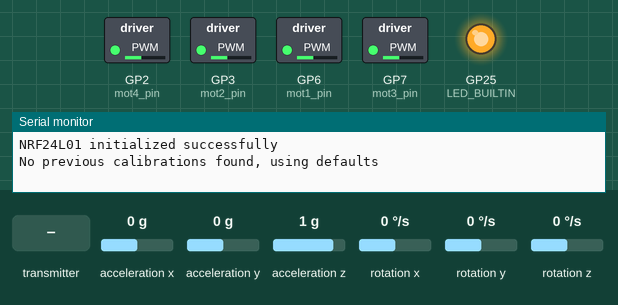
Simulated run of this sketch. Board: Raspberry Pi Pico. Shown: switched loads named in the sketch (green lamp = pin HIGH), output pins drawn as LEDs (lit = HIGH), the last lines printed to the serial monitor. Wiring (inferred from the names in the program): MPU-6050 motion sensor at I2C address 0x68. The test bench sets the inputs (shaded band); at power-on: acceleration x 0 g, acceleration y 0 g, acceleration z 1 g, rotation x 0 °/s, rotation y 0 °/s, rotation z 0 °/s. EEPROM starts erased; no radio packets arrive unless stated.

Above: at 2.5 s.
At 6.6 s:
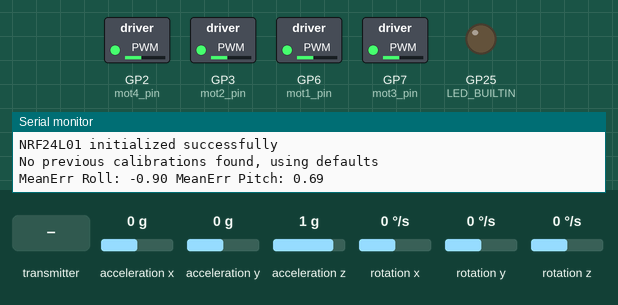
6.7 s: the transmitter starts sending ch1 = 0
At 7.5 s:
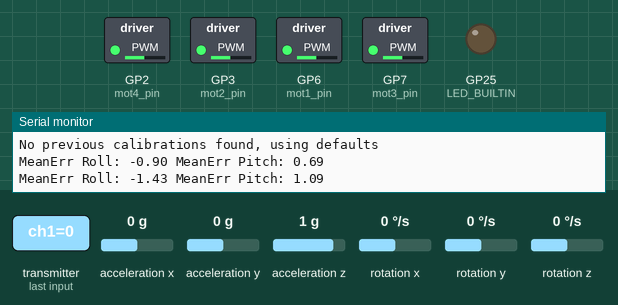
Timing chart, 0 to 15.7 s (numbered marks = the images above; inputs shaded):
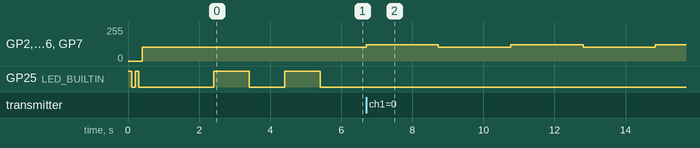

The sketch:

Drone_5.ino
```cpp
#include <RF24.h>
#include <RF24_config.h>
#include <nRF24L01.h>
#include <printf.h>
#include "hardware/pwm.h"  // For RP2040 PWM control
#include <Wire.h>
#include <Servo.h>  // Using the standard Arduino Servo library which works with Pico
#include <EEPROM.h>


// Define EEPROM addresses for each variable
#define EEPROM_SIZE 512  // Use first 512 bytes of flash

// EEPROM addresses for each calibration value
const int ADDR_ROLL = 0;
const int ADDR_PITCH = sizeof(float);
const int ADDR_YAW = sizeof(float) * 2;
const int ADDR_ACC_X = sizeof(float) * 3;
const int ADDR_ACC_Y = sizeof(float) * 4;
const int ADDR_ACC_Z = sizeof(float) * 5;

volatile float RatePitch,
  RateRoll, RateYaw;
float RateCalibrationPitch, RateCalibrationRoll, RateCalibrationYaw, AccXCalibration, AccYCalibration, AccZCalibration;

float PAngleRoll = 2;
float PAnglePitch = 1.5;
float IAngleRoll = 0.5;  //Changed
float IAnglePitch = IAngleRoll;
float DAngleRoll = 0.006;
float DAnglePitch = 0.002;

float PRateRoll = 3.2;   //Changed
float IRateRoll = 0.75;  //Changed
float DRateRoll = 0.05;  //Changed

float PRatePitch = 2.1;  //Pitch axis;
float IRatePitch = 0.5;
float DRatePitch = 0.06;  //Pitch axis;

float PRateYaw = 5;  //Changed
float IRateYaw = 0;  //Changed
float DRateYaw = 0;

uint32_t LoopTimer;
float dt = 0.004;  // time cycle (4ms = 250Hz)
float t = 0.004;   // time cycle (4ms = 250Hz)


// Pico pin assignments - adjust these based on your wiring
const int mot1_pin = 6;
const int mot2_pin = 3;
const int mot3_pin = 7;
const int mot4_pin = 2;

bool autoLevel = false;
bool armed = false;

int ThrottleIdle = 1070;
int ThrottleCutOff = 1000;

unsigned long armedUpdateTime = 0;
const unsigned long armedUpdateInterval = 2000;

int dbgCount = 0;
float dbgERollSum = 0, dbgEPitchSum = 0, dbgEYawSum = 0;


// ------------------- PWM helpers -------------------
//const int escPins[4] = { 3, 6, 7, 2 };  // GPIO pins for motors
const int pwmFreq = 400;     // ESC frequency in Hz
const int pwmRes = 16;       // 16-bit resolution (0–65535)
const int pwmRange = 65535;  // Max duty for analogWrite()


#define NRF_CS 17
#define NRF_CE 14


RF24 radio(NRF_CE, NRF_CS);

// Create the same data structure as transmitter
struct Received_data {
  byte ch1;
  byte ch2;
  byte ch3;
  byte ch4;
  byte AUX1;
  byte AUX2;
};

Received_data received_data;

struct PT1 {
  float a = 0, y = 0;
  void config(float cutoff_hz, float dt) {
    float rc = 1.0f / (2.0f * 3.1415926f * cutoff_hz);
    a = dt / (rc + dt);
  }
  float step(float x) {
    y += a * (x - y);
    return y;
  }
};


// Filters for gyro and D-term
PT1 gyroLPF_R, gyroLPF_P, gyroLPF_Y;
PT1 dtermLPF_R, dtermLPF_P, dtermLPF_Y;


volatile int ReceiverValue[6];  // For Channel 1 to Channel 6


volatile float PtermRoll, ItermRoll, DtermRoll, PIDOutputRoll;
volatile float PtermPitch, ItermPitch, DtermPitch, PIDOutputPitch;
volatile float PtermYaw, ItermYaw, DtermYaw, PIDOutputYaw;

volatile float DesiredRateRoll, DesiredRatePitch, DesiredRateYaw;
volatile float ErrorRateRoll, ErrorRatePitch, ErrorRateYaw;
volatile float InputRoll, InputThrottle, InputPitch, InputYaw;
volatile float PrevErrorRateRoll, PrevErrorRatePitch, PrevErrorRateYaw;
volatile float PrevItermRateRoll, PrevItermRatePitch, PrevItermRateYaw;
volatile float PIDReturn[] = { 0, 0, 0 };

// Angle calculation variables
volatile float AccX, AccY, AccZ;
volatile float AngleRoll, AnglePitch;
float complementaryAngleRoll = 0.0f;
float complementaryAnglePitch = 0.0f;

volatile float DesiredAngleRoll, DesiredAnglePitch;
volatile float ErrorAngleRoll, ErrorAnglePitch;
volatile float PrevErrorAngleRoll, PrevErrorAnglePitch;
volatile float PrevItermAngleRoll, PrevItermAnglePitch;

volatile float MotorInput1, MotorInput2, MotorInput3, MotorInput4;

unsigned long calibrateUpdateTime = 0;
const unsigned long calibrateUpdateInterval = 10000;

// Convert microseconds (1000–2000) into duty cycle value
uint16_t usToDuty(int us) {
  // One 400 Hz cycle = 2500 µs period
  float duty = (float)us / 2500.0f;
  return (uint16_t)(duty * pwmRange);
}


void setup() {
  Serial.begin(115200);
  EEPROM.begin(EEPROM_SIZE);

  // Initialize LED pin (adjust as needed)
  pinMode(LED_BUILTIN, OUTPUT);
  digitalWrite(LED_BUILTIN, HIGH);
  delay(100);
  digitalWrite(LED_BUILTIN, LOW);
  delay(100);
  digitalWrite(LED_BUILTIN, HIGH);
  delay(100);
  digitalWrite(LED_BUILTIN, LOW);

  // Initialize I2C for MPU6050
  Wire.setSDA(4);  // Default I2C0 pins for Pico
  Wire.setSCL(5);
  Wire.begin();
  Wire.setClock(400000);

  // Initialize MPU6050
  delay(100);
  Wire.beginTransmission(0x68);
  Wire.write(0x6B);
  Wire.write(0x00);  // Wake up MPU6050
  Wire.endTransmission();

  Wire.beginTransmission(0x68);
  Wire.write(0x1A);  // DLPF config
  Wire.write(0x03);  // Bandwidth 44Hz
  Wire.endTransmission();

  // Improved NRF24 initialization
  if (radio.begin()) {
    Serial.println("NRF24L01 initialized successfully");
  } else {
    Serial.println("NRF24L01 initialization failed");
    //while (1);
  }

  radio.setAutoAck(false);
  radio.setPALevel(RF24_PA_LOW);    // RF24_PA_LOW, RF24_PA_HIGH, or RF24_PA_MAX
  radio.setDataRate(RF24_250KBPS);  // RF24_250KBPS, RF24_1MBPS, or RF24_2MBPS

  // Match the pipe address from transmitter (0xE8E8F0F0E1LL)
  const uint64_t pipe = 0xE8E8F0F0E1LL;
  radio.openReadingPipe(1, pipe);
  radio.startListening();


  // Init motors--Non-fixed frequency
  //initMotors();                // setup ESCs
  analogWriteFreq(pwmFreq);    // Set PWM frequency
  analogWriteRange(pwmRange);  // Set duty cycle range

  pinMode(mot1_pin, OUTPUT);
  pinMode(mot2_pin, OUTPUT);
  pinMode(mot3_pin, OUTPUT);
  pinMode(mot4_pin, OUTPUT);

  analogWrite(mot1_pin, usToDuty(1000));
  analogWrite(mot2_pin, usToDuty(1000));
  analogWrite(mot3_pin, usToDuty(1000));
  analogWrite(mot4_pin, usToDuty(1000));

  delay(2000);  // Give ESCs time to initialize


  RateCalibrationRoll = 6.02;
  RateCalibrationPitch = 5.30;
  RateCalibrationYaw = -0.33;
  AccXCalibration = 0.06;
  AccYCalibration = -0.02;
  AccZCalibration = 0.01;

  // Try to load existing calibrations, use defaults if not found
  loadCalibrations();

  LoopTimer = micros();

  gyroLPF_R.config(70.0f, dt);
  gyroLPF_P.config(70.0f, dt);
  gyroLPF_Y.config(70.0f, dt);

  dtermLPF_R.config(30.0f, dt);
  dtermLPF_P.config(30.0f, dt);
  dtermLPF_Y.config(25.0f, dt);  // yaw usually no D
}


void gyro_signals(void) {
  // Configure MPU6050
  Wire.beginTransmission(0x68);
  Wire.write(0x1A);  // DLPF config
  Wire.write(0x03);  // Bandwidth 44Hz
  Wire.endTransmission();

  Wire.beginTransmission(0x68);
  Wire.write(0x1C);  // Accelerometer config
  Wire.write(0x10);  // ±8g
  Wire.endTransmission();

  // Read accelerometer
  Wire.beginTransmission(0x68);
  Wire.write(0x3B);  // Accelerometer data register
  Wire.endTransmission();
  Wire.requestFrom(0x68, 6);
  int16_t AccXLSB = Wire.read() << 8 | Wire.read();
  int16_t AccYLSB = Wire.read() << 8 | Wire.read();
  int16_t AccZLSB = Wire.read() << 8 | Wire.read();

  // Configure gyro
  Wire.beginTransmission(0x68);
  Wire.write(0x1B);  // Gyro config
  Wire.write(0x08);  // ±500°/s
  Wire.endTransmission();

  // Read gyro
  Wire.beginTransmission(0x68);
  Wire.write(0x43);  // Gyro data register
  Wire.endTransmission();
  Wire.requestFrom(0x68, 6);
  int16_t GyroX = Wire.read() << 8 | Wire.read();
  int16_t GyroY = Wire.read() << 8 | Wire.read();
  int16_t GyroZ = Wire.read() << 8 | Wire.read();

  // Convert raw data to physical values
  RateRoll = (float)GyroX / 65.5;  // 65.5 LSB/°/s for ±500°/s range
  RatePitch = (float)GyroY / 65.5;
  RateYaw = (float)GyroZ / 65.5;

  AccX = (float)AccXLSB / 4096;  // 4096 LSB/g for ±8g range
  AccY = (float)AccYLSB / 4096;
  AccZ = (float)AccZLSB / 4096;
}

void loadCalibrations() {
  // Try to read existing calibrations
  EEPROM.get(ADDR_ROLL, RateCalibrationRoll);
  EEPROM.get(ADDR_PITCH, RateCalibrationPitch);
  EEPROM.get(ADDR_YAW, RateCalibrationYaw);
  EEPROM.get(ADDR_ACC_X, AccXCalibration);
  EEPROM.get(ADDR_ACC_Y, AccYCalibration);
  EEPROM.get(ADDR_ACC_Z, AccZCalibration);

  // Check if values were previously saved (not all zeros)
  if (isnan(RateCalibrationRoll) || RateCalibrationRoll == 0.0) {
    Serial.println("No previous calibrations found, using defaults");
    digitalWrite(LED_BUILTIN, HIGH);
    delay(1000);
    digitalWrite(LED_BUILTIN, LOW);
    delay(1000);
    digitalWrite(LED_BUILTIN, HIGH);
    delay(1000);
    digitalWrite(LED_BUILTIN, LOW);
    // Reset to defaults
    RateCalibrationRoll = 6.02;
    RateCalibrationPitch = 5.30;
    RateCalibrationYaw = -0.33;
    AccXCalibration = 0.06;
    AccYCalibration = -0.02;
    AccZCalibration = 0.01;
  } else {
    Serial.println("Calibrations loaded from EEPROM");
    digitalWrite(LED_BUILTIN, HIGH);
    delay(500);
    digitalWrite(LED_BUILTIN, LOW);
    delay(1000);
    digitalWrite(LED_BUILTIN, HIGH);
    delay(500);
    digitalWrite(LED_BUILTIN, LOW);
    delay(1000);
    digitalWrite(LED_BUILTIN, HIGH);
    delay(500);
    digitalWrite(LED_BUILTIN, LOW);
  }
}

void saveCalibrations() {
  EEPROM.put(ADDR_ROLL, RateCalibrationRoll);
  EEPROM.put(ADDR_PITCH, RateCalibrationPitch);
  EEPROM.put(ADDR_YAW, RateCalibrationYaw);
  EEPROM.put(ADDR_ACC_X, AccXCalibration);
  EEPROM.put(ADDR_ACC_Y, AccYCalibration);
  EEPROM.put(ADDR_ACC_Z, AccZCalibration);

  if (EEPROM.commit()) {
    Serial.println("Calibrations saved to EEPROM successfully!");

  } else {
    Serial.println("ERROR: Failed to save calibrations!");
    digitalWrite(LED_BUILTIN, HIGH);
    delay(100);
    digitalWrite(LED_BUILTIN, LOW);
    delay(100);
    digitalWrite(LED_BUILTIN, HIGH);
    delay(100);
    digitalWrite(LED_BUILTIN, LOW);
    delay(100);
    digitalWrite(LED_BUILTIN, HIGH);
    delay(100);
    digitalWrite(LED_BUILTIN, LOW);
    delay(100);
    digitalWrite(LED_BUILTIN, HIGH);
    delay(100);
    digitalWrite(LED_BUILTIN, LOW);
    delay(100);
    digitalWrite(LED_BUILTIN, HIGH);
    delay(100);
    digitalWrite(LED_BUILTIN, LOW);
    delay(100);
    digitalWrite(LED_BUILTIN, HIGH);
    delay(100);
    digitalWrite(LED_BUILTIN, LOW);
    delay(100);
  }
}

void calibrateGyroSimple() {
  Serial.println("Calibrating IMU");
  //delay(2000);
  digitalWrite(LED_BUILTIN, HIGH);
  delay(100);
  digitalWrite(LED_BUILTIN, LOW);
  delay(100);
  digitalWrite(LED_BUILTIN, HIGH);
  delay(100);
  digitalWrite(LED_BUILTIN, LOW);
  delay(100);

  for (int RateCalibrationNumber = 0; RateCalibrationNumber < 5000; RateCalibrationNumber++) {
    gyro_signals();
    RateCalibrationRoll += RateRoll;
    RateCalibrationPitch += RatePitch;
    RateCalibrationYaw += RateYaw;
    AccXCalibration += AccX;
    AccYCalibration += AccY;
    AccZCalibration += AccZ;

    delay(1);
  }
  RateCalibrationRoll /= 5000;
  RateCalibrationPitch /= 5000;
  RateCalibrationYaw /= 5000;
  AccXCalibration /= 5000;
  AccYCalibration /= 5000;
  AccZCalibration /= 5000;
  AccZCalibration = AccZCalibration - 1;

  digitalWrite(LED_BUILTIN, HIGH);
  delay(100);
  digitalWrite(LED_BUILTIN, LOW);
  delay(100);
  digitalWrite(LED_BUILTIN, HIGH);
  delay(100);
  digitalWrite(LED_BUILTIN, LOW);
  delay(100);
  saveCalibrations();
  Serial.println("Calibrating IMU finished");
  //delay(2000);
}

void loop() {

  unsigned long currentMillis = millis();
  uint32_t now = micros();
  // Read IMU data
  gyro_signals();

  if (radio.available()) {
    radio.read(&received_data, sizeof(Received_data));

    ReceiverValue[0] = map(received_data.ch4, 0, 255, 1000, 2000);  //Roll
    ReceiverValue[1] = map(received_data.ch3, 0, 255, 1000, 2000);  //Pitch
    ReceiverValue[2] = map(received_data.ch1, 0, 255, 1000, 2000);  //Trottle
    ReceiverValue[3] = map(received_data.ch2, 0, 255, 1000, 2000);  //Yaw
    ReceiverValue[4] = map(received_data.AUX1, 0, 1, 1000, 2000);
    ReceiverValue[5] = map(received_data.AUX2, 0, 1, 1000, 2000);


    if (ReceiverValue[0] >= 1498 && ReceiverValue[0] <= 1500) {
      ReceiverValue[0] = 1500;
    }
    if (ReceiverValue[1] >= 1498 && ReceiverValue[1] <= 1500) {
      ReceiverValue[1] = 1500;
    }

    if (ReceiverValue[3] >= 1498 && ReceiverValue[3] <= 1500) {
      ReceiverValue[3] = 1500;
    }


    //Arming the motors
    if (ReceiverValue[3] < 1200 && ReceiverValue[2] < 1200 && currentMillis - armedUpdateTime >= armedUpdateInterval) {
      armed = !armed;
      armedUpdateTime = currentMillis;
    }
  }

  //Serial.print(" Pitch ");
  //Serial.print(ReceiverValue[1]);
  //Serial.print(" Roll ");
  //Serial.print(ReceiverValue[0]);
  //Serial.print(" Yaw ");
  //Serial.print(ReceiverValue[3]);


  if (!armed && ReceiverValue[0] < 1070 && ReceiverValue[1] < 1070 && currentMillis - calibrateUpdateTime >= calibrateUpdateInterval && radio.available()) {
    calibrateGyroSimple();
    calibrateUpdateTime = currentMillis;
  }


  RateRoll -= RateCalibrationRoll;
  RatePitch -= RateCalibrationPitch;
  RateYaw -= RateCalibrationYaw;

  // Filter gyro for P/I
  float RateRoll_f = gyroLPF_R.step(RateRoll);
  float RatePitch_f = gyroLPF_P.step(RatePitch);
  float RateYaw_f = gyroLPF_Y.step(RateYaw);

  AccX -= AccXCalibration;
  AccY -= AccYCalibration;
  AccZ -= AccZCalibration;


  AngleRoll = atan(AccY / sqrt(AccX * AccX + AccZ * AccZ)) * 57.29;
  AnglePitch = -atan(AccX / sqrt(AccY * AccY + AccZ * AccZ)) * 57.29;


  complementaryAngleRoll = 0.991 * (complementaryAngleRoll + RateRoll_f * dt) + 0.009 * AngleRoll;
  complementaryAnglePitch = 0.991 * (complementaryAnglePitch + RatePitch_f * dt) + 0.009 * AnglePitch;

  //complementaryAnglePitch -= 1;

  // Clamping complementary filter roll angle to ±20 degrees
  complementaryAngleRoll = (complementaryAngleRoll > 20) ? 20 : ((complementaryAngleRoll < -20) ? -20 : complementaryAngleRoll);
  complementaryAnglePitch = (complementaryAnglePitch > 20) ? 20 : ((complementaryAnglePitch < -20) ? -20 : complementaryAnglePitch);


  /*
  dbgERollSum += complementaryAngleRoll;
  dbgEPitchSum += complementaryAnglePitch;
  dbgCount++;
  if (dbgCount >= 250) {
    Serial.print("MeanErr Roll:");
    Serial.print(dbgERollSum / dbgCount);
    Serial.print("MeanErr Pitch:");
    Serial.println(dbgEPitchSum / dbgCount);
    dbgCount = 0;
    dbgERollSum = dbgEPitchSum = 0;
  }
  */
  InputThrottle = ReceiverValue[2];
  DesiredRateYaw = -0.1 * (ReceiverValue[3] - 1500);
  ;

  //Added auto leveling feature
  if (ReceiverValue[4] == 2000) {
    autoLevel = true;
  } else {
    autoLevel = false;
  }

  dbgERollSum += complementaryAngleRoll;
  dbgEPitchSum += complementaryAnglePitch;
  //dbgEYawSum += ErrorRateYaw;
  dbgCount++;
  if (dbgCount >= 250) {
    Serial.print("MeanErr Roll: ");
    Serial.print(dbgERollSum / dbgCount);
    Serial.print(" MeanErr Pitch: ");
    Serial.println(dbgEPitchSum / dbgCount);
    //Serial.print(" MeanErr Yaw: ");
    //Serial.println(dbgEYawSum / dbgCount);
    dbgCount = 0;
    dbgERollSum = dbgEPitchSum = dbgEYawSum = 0;
  }

  if (autoLevel) {

    //DesiredRateRoll = 0.1 * ((ReceiverValue[0] - complementaryAngleRoll * 15) - 1500);
    //DesiredRatePitch = 0.1 * ((ReceiverValue[1] - complementaryAnglePitch * 15) - 1500);
    //DesiredRateRoll = 0.1 * (ReceiverValue[0] - 1500) - 2 * (complementaryAngleRoll);
    //DesiredRatePitch = 0.1 * (ReceiverValue[1] - 1500) - 1.5 * (complementaryAnglePitch);
    //DesiredRateRoll = 0;
    //DesiredRatePitch = 0;

    DesiredAngleRoll = 0.1 * (ReceiverValue[0] - 1500);
    DesiredAnglePitch = 0.1 * (ReceiverValue[1] - 1500);

    // Inlined PID equation for Roll
    ErrorAngleRoll = DesiredAngleRoll - complementaryAngleRoll;
    PtermRoll = PAngleRoll * ErrorAngleRoll;
    ItermRoll = PrevItermAngleRoll + (IAngleRoll * (ErrorAngleRoll + PrevErrorAngleRoll) * (dt / 2));
    ItermRoll = (ItermRoll > 400) ? 400 : ((ItermRoll < -400) ? -400 : ItermRoll);
    DtermRoll = DAngleRoll * ((ErrorAngleRoll - PrevErrorAngleRoll) / dt);
    PIDOutputRoll = PtermRoll + ItermRoll + DtermRoll;
    PIDOutputRoll = (PIDOutputRoll > 400) ? 400 : ((PIDOutputRoll < -400) ? -400 : PIDOutputRoll);
    DesiredRateRoll = PIDOutputRoll;
    PrevErrorAngleRoll = ErrorAngleRoll;
    PrevItermAngleRoll = ItermRoll;

    ErrorAnglePitch = DesiredAnglePitch - complementaryAnglePitch + 1;
    PtermPitch = PAnglePitch * ErrorAnglePitch;
    ItermPitch = PrevItermAnglePitch + (IAnglePitch * (ErrorAnglePitch + PrevErrorAnglePitch) * (dt / 2));
    ItermPitch = (ItermPitch > 400) ? 400 : ((ItermPitch < -400) ? -400 : ItermPitch);
    DtermPitch = DAnglePitch * ((ErrorAnglePitch - PrevErrorAnglePitch) / dt);
    PIDOutputPitch = PtermPitch + ItermPitch + DtermPitch;
    PIDOutputPitch = (PIDOutputPitch > 400) ? 400 : ((PIDOutputPitch < -400) ? -400 : PIDOutputPitch);
    DesiredRatePitch = PIDOutputPitch;
    PrevErrorAnglePitch = ErrorAnglePitch;
    PrevItermAnglePitch = ItermPitch;


  } else {
    DesiredRateRoll = 0.1 * (ReceiverValue[0] - 1500);
    DesiredRatePitch = 0.1 * (ReceiverValue[1] - 1500);
    //DesiredRateRoll = 0;
    //DesiredRatePitch = 0;
  }

  ErrorRateRoll = DesiredRateRoll - RateRoll_f + 1.80;
  ErrorRatePitch = DesiredRatePitch - RatePitch_f;
  ErrorRateYaw = DesiredRateYaw - RateYaw_f;


  // Roll Axis PID
  PtermRoll = PRateRoll * ErrorRateRoll;
  ItermRoll = PrevItermRateRoll + (IRateRoll * (ErrorRateRoll + PrevErrorRateRoll) * (dt / 2));
  ItermRoll = (ItermRoll > 400) ? 400 : ((ItermRoll < -400) ? -400 : ItermRoll);

  DtermRoll = DRateRoll * ((ErrorRateRoll - PrevErrorRateRoll) / dt);

  PIDOutputRoll = PtermRoll + ItermRoll + DtermRoll;
  PIDOutputRoll = (PIDOutputRoll > 400) ? 400 : ((PIDOutputRoll < -400) ? -400 : PIDOutputRoll);

  // Update output and previous values for Roll
  InputRoll = PIDOutputRoll;
  PrevErrorRateRoll = ErrorRateRoll;
  PrevItermRateRoll = ItermRoll;

  // Pitch Axis PID
  PtermPitch = PRatePitch * ErrorRatePitch;
  ItermPitch = PrevItermRatePitch + (IRatePitch * (ErrorRatePitch + PrevErrorRatePitch) * (dt / 2));
  ItermPitch = (ItermPitch > 400) ? 400 : ((ItermPitch < -400) ? -400 : ItermPitch);

  //DtermPitch = DRatePitch * (-(RatePitch_d - PrevErrorRatePitch) / dt);
  DtermPitch = DRatePitch * ((ErrorRatePitch - PrevErrorRatePitch) / dt);

  PIDOutputPitch = PtermPitch + ItermPitch + DtermPitch;
  PIDOutputPitch = (PIDOutputPitch > 400) ? 400 : ((PIDOutputPitch < -400) ? -400 : PIDOutputPitch);

  // Update output and previous values for Pitch
  InputPitch = PIDOutputPitch;
  PrevErrorRatePitch = ErrorRatePitch;
  PrevItermRatePitch = ItermPitch;

  // Yaw Axis PID
  PtermYaw = PRateYaw * ErrorRateYaw;
  ItermYaw = PrevItermRateYaw + (IRateYaw * (ErrorRateYaw + PrevErrorRateYaw) * (dt / 2));
  ItermYaw = (ItermYaw > 400) ? 400 : ((ItermYaw < -400) ? -400 : ItermYaw);  // Clamp ItermYaw to [-400, 400]
  DtermYaw = DRateYaw * ((ErrorRateYaw - PrevErrorRateYaw) / dt);
  PIDOutputYaw = PtermYaw + ItermYaw + DtermYaw;
  PIDOutputYaw = (PIDOutputYaw > 400) ? 400 : ((PIDOutputYaw < -400) ? -400 : PIDOutputYaw);  // Clamp PIDOutputYaw to [-400, 400]


  // Update output and previous values for Yaw
  InputYaw = PIDOutputYaw;
  PrevErrorRateYaw = ErrorRateYaw;
  PrevItermRateYaw = ItermYaw;


  if (InputThrottle > 2000) {
    InputThrottle = 1900;
  }


  MotorInput1 = (InputThrottle - InputRoll - InputPitch - InputYaw);  // front right - counter clockwise
  MotorInput2 = (InputThrottle - InputRoll + InputPitch + InputYaw);  // rear right - clockwise
  MotorInput3 = (InputThrottle + InputRoll + InputPitch - InputYaw);  // rear left  - counter clockwise
  MotorInput4 = (InputThrottle + InputRoll - InputPitch + InputYaw);  //front left - clockwise


  if (MotorInput1 > 2000) {
    MotorInput1 = 1999;
  }

  if (MotorInput2 > 2000) {
    MotorInput2 = 1999;
  }

  if (MotorInput3 > 2000) {
    MotorInput3 = 1999;
  }

  if (MotorInput4 > 2000) {
    MotorInput4 = 1999;
  }


  //int ThrottleIdle = 1150;
  // int ThrottleCutOff = 1000;
  if (MotorInput1 < ThrottleIdle) {
    MotorInput1 = ThrottleIdle;
  }
  if (MotorInput2 < ThrottleIdle) {
    MotorInput2 = ThrottleIdle;
  }
  if (MotorInput3 < ThrottleIdle) {
    MotorInput3 = ThrottleIdle;
  }
  if (MotorInput4 < ThrottleIdle) {
    MotorInput4 = ThrottleIdle;
  }

  if (!armed)  //Arm the motors
  {

    MotorInput1 = ThrottleCutOff;
    MotorInput2 = ThrottleCutOff;
    MotorInput3 = ThrottleCutOff;
    MotorInput4 = ThrottleCutOff;
  } else {

    if (ReceiverValue[2] < 1200) {
      MotorInput1 = 1200;
      MotorInput2 = 1200;
      MotorInput3 = 1200;
      MotorInput4 = 1200;
    }
  }

  if (ReceiverValue[2] < 1030) {

    //MotorInput1 = ThrottleCutOff;
    //MotorInput2 = ThrottleCutOff;
    //MotorInput3 = ThrottleCutOff;
    //MotorInput4 = ThrottleCutOff;
    PrevErrorRateRoll = 0;
    PrevErrorRatePitch = 0;
    PrevErrorRateYaw = 0;
    PrevItermRateRoll = 0;
    PrevItermRatePitch = 0;
    PrevItermRateYaw = 0;
    PrevErrorAngleRoll = 0;
    PrevErrorAnglePitch = 0;
    PrevItermAngleRoll = 0;
    PrevItermAnglePitch = 0;
  }

  analogWrite(mot1_pin, usToDuty(MotorInput1));
  analogWrite(mot2_pin, usToDuty(MotorInput2));
  analogWrite(mot3_pin, usToDuty(MotorInput3));
  analogWrite(mot4_pin, usToDuty(MotorInput4));

  //Serial.print(" MotVals-");
  //Serial.print(MotorInput1);
  //Serial.print("  ");
  //Serial.print(MotorInput2);
  //Serial.print("  ");
  //Serial.print(MotorInput3);
  //Serial.print("  ");
  //Serial.print(MotorInput4);

  //Serial.print("  ");
  //Serial.print(ErrorRateRoll);
  //Serial.print("  ");
  //Serial.print(ErrorRatePitch);
  //Serial.print("  ");
  //Serial.print(ErrorRateYaw);

  //Serial.print(" complementaryAnglePitch: ");
  //Serial.print(complementaryAnglePitch);
  //Serial.print(" complementaryAngleRoll: ");
  //Serial.print(complementaryAngleRoll);

  //Serial.print(" Armed: ");
  //Serial.print(armed);
  //Serial.print(" Auto Level: ");
  //Serial.println(autoLevel);

  // Maintain loop timing (250Hz)
  // Measure dt in seconds
  while (micros() - LoopTimer < (dt * 1000000))
    ;
  {
    LoopTimer = micros();
  }
}
```

Measured:
- after the input at 6.7 s, GP2 (mot4_pin), GP3 (mot2_pin), GP6 (mot1_pin), GP7 (mot3_pin): alternates 122/255 for 2.0 s and 102/255 for 2.0 s, starting at once
